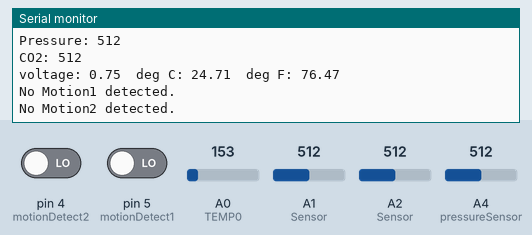
Simulated run of this sketch. Board: Arduino Uno, built with avr-gcc and run on an emulated ATmega328P. Shown: the last lines printed to the serial monitor. The inputs (shaded band) are chosen by the test bench; at power-on: A0 (TEMP0) = 153, A1 (Sensor) = 512, A2 (Sensor) = 512, pin 4 (motionDetect2) LOW, pin 5 (motionDetect1) LOW, A4 (pressureSensor) = 512.

Above: at 3.2 s.
3.3 s: A0 (TEMP0) set to 196
At 3.9 s:
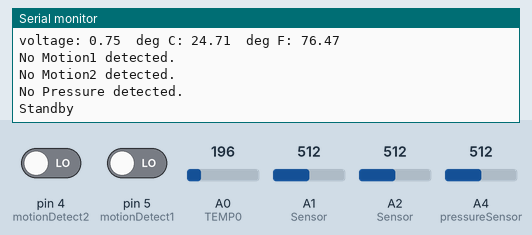
7.5 s: A1 (Sensor) set to 688
9.0 s: A1 (Sensor) set to 709
At 12.5 s:
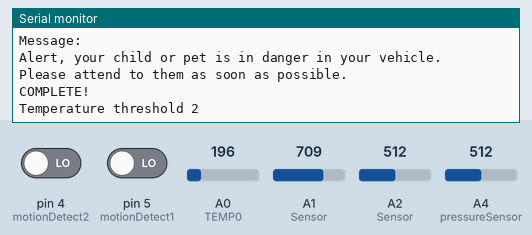
15.4 s: A2 (Sensor) set to 790
At 17.3 s:
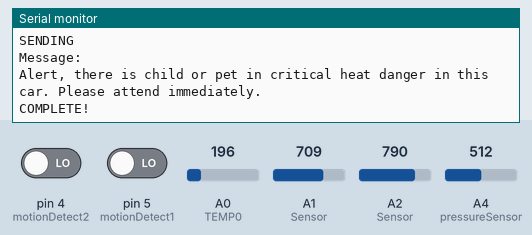
17.4 s: A2 (Sensor) set to 819
At 20.1 s:
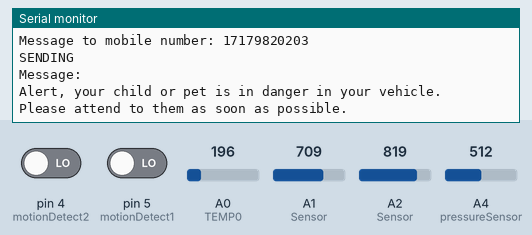
Timing chart, 0 to 21.6 s (numbered marks = the images above; inputs shaded):
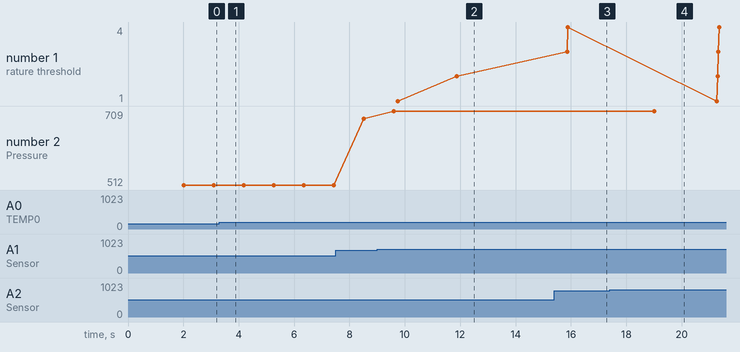

The sketch:

hotcardetection.ino
```cpp
//Hot Car Detection Program
//By Andrew Bloschichak, Steven Santangelo, Michael Sinyagin

//This so far is the rough framework.
//As of now, parts for the pressure, motion, and temperature sensors, and the window opener have arrived. This is what we have as of now
//New parts have been added to the code, for detecting pressure and CO2, as well as for opening the windows.
//Also the code has been recently edited to add detections for the temperature thresholds.
//This time, I was able to allow it to connect to the SIM Card and allow it to send text messages
//Also we have now made it work in sending the emergency message, and also put the emergency message in a separate function as to allow
//more object-oriented design and cleaner overall code.

//As of now, this is the code we are using in the final project demonstration.

#include <GSM.h> //Needed for sending the text message and 911 call
#define PINNUMBER "" //PIN number for the SIM Card used in the device

//Variables for new GSM Shield input
const int led_pin = 8;
const int receive_pin = 4;
int pinSpeaker = 5;

// initialize the library instance
GSM gsmAccess; //For the phone functions
GSM_SMS sms; //For the text message part
GSMVoiceCall vcs; //For the phone call part for phoning 911

const int TEMP0 = 0;   //Temperature Sensor is on pin A0
int CO2 = 1;    //CO2 Sensor is on pin 1
int motionDetect1 = 5;   //Motion Sensor 1 is on pin 2
int motionDetect2 = 4;   //Motion Sensor 2 is on pin 3
int pirState1 = LOW;      //We start, assuming no motion detected
int pirState2 = LOW;      //We start, assuming no motion detected
int pressureSensor = 4;  //Pressure Sensor is on pin 4

const int lower_bound = 80; //Lower bound for the temperature detection
const int mid_bound1 = 85; //Middle bound 1 for the temperature detection
const int mid_bound2 = 90; //Middle bound 2 for the temperature detection
const int upper_bound = 95; //Upper bound for the temperature detection

int val = 0;     //Variable to hold analog reading.
int valmotion1 = 5;  //Variable to hold motion reading of first motion sensor
int valmotion2 = 4;  //Variable to hold motion reading of second motion sensor
int pdetect = 0;     //Variable to hold voltage of the pressure sensor
int co2detect = 0;   //Variable to hold voltage of the CO2 sensor
int batterydetect = 0;   //Variable to hold voltage of battery life

boolean motion1 = false; //Variable for the first Motion Detection
boolean motion2 = false; //Variable for the second Motion Detection
boolean pressure = false; //Variable for the pressure detection
boolean co2high = false;  //Variable for the CO2 detection

String call911 = "14847884770";  // variable for the 911 call, currently wired to my number as to keep from accidentally phoning the police
String smsnumber = "17179820203"; //Variable for the social message number
char smsbuffer[20]; //Converts the smsnumber or 911 number into Char Array for it to be used in vcs

//Variables to make the emergency actions only run once, and not repeatedly.
boolean sentmessage1 = false;
boolean sentmessage2 = false;
boolean soundedalarm = false;
boolean windowsdown = false;
boolean calledemergency = false;

// char array of the message
char txtMsg[100]="Alert, your child or pet is in danger in your vehicle. Please attend to them as soon as possible.";
char txt911Msg[100]="Alert, there is child or pet in critical heat danger in this car. Please attend immediately.";

void setup() {
  Serial.begin(9600);
  while (!Serial) {
    ; // wait for serial port to connect. Needed for native USB port only
  }
  Serial.println("SMS Messages Sender");

  // connection state
  boolean notConnected = true;
  //Connect to the GSM Shield
  while (notConnected)
  {
    if (gsmAccess.begin() == GSM_READY)
      notConnected = false;
    else
    {
      Serial.println("Not connected");
      delay(1000);
    }
  }
  Serial.println("GSM initialized");
}

void loop() {
   //BatteryVoltage();
   val = analogRead(TEMP0); //Get readings from the temperature sensor
   pressure = analogRead(pressureSensor); //Get readings from the pressure detection
   float voltage, degreesC, degreesF;   //Variables for the pressure

   voltage = getVoltage(TEMP0); //Voltage reading of the temperature sensor
   degreesC = (voltage - 0.5) * 100.0; //Convert Temperature Sensor voltage to degrees Celsius
   degreesF = degreesC * (9.0/5.0) + 32.0; //Convert Degrees Celsius to Degrees Fahrenheit

   pdetect = analogRead(A1); //Read Pressure Sensor Input Voltage
   co2detect = analogRead(A2); //Read CO2 Sensor Input Voltage
   batterydetect = analogRead(A0);
   //Test CO2 and Pressure Outputs
   Serial.print("Pressure: ");
   Serial.println(pdetect);
   Serial.print("CO2: ");
   Serial.println(co2detect);
   valmotion1 = digitalRead(motionDetect1);  // read input value
   valmotion2 = digitalRead(motionDetect2);  // read input value

   //Test outputs for Temperature Sensors
   Serial.print("voltage: ");
   Serial.print(voltage);
   Serial.print("  deg C: ");
   Serial.print(degreesC);
   Serial.print("  deg F: ");
   Serial.println(degreesF);

    //Test  sensors
    //Motion Sensor 1
    if (valmotion1 == HIGH) {
      motion1 = true;
      Serial.println("Motion1 detected!");
      if (pirState1 == LOW) {
        // we have just turned on
        // We only want to print on the output change, not state
        pirState1 = HIGH;
      }
    }
    else {
      motion1 = false;
      Serial.println("No Motion1 detected.");
      if (pirState1 == HIGH){
        // we have just turned of
        // We only want to work on the output change, not state
        pirState1 = LOW;
      }
    }
    //Motion Sensor 2
    if (valmotion2 == HIGH) {
      motion2 = true;
      Serial.println("Motion2 detected!");
      if (pirState2 == LOW) {
        // we have just turned on
        // We only want to print on the output change, not state
        pirState2 = HIGH;
      }
    }
    else {
      motion2 = false;
      Serial.println("No Motion2 detected.");
      if (pirState2 == HIGH){
        // we have just turned of
        // We only want to work on the output change, not state
        pirState2 = LOW;
      }
    }

    //Pressure Sensor
    if (pdetect > 700) {
      pressure = true;
      Serial.println("Pressure detected!");
    }
    else {
      pressure = false;
      Serial.println("No Pressure detected.");
    }

    //CO2 Sensor
    if (co2detect > 800) {
      co2high = true;
    }
    else {
      co2high = false;
    }

    //Start when both Motion Sensors or Pressure Sensor comes up true
    if (motion1 == true && motion2 == true || pressure == true) {
      if (co2high == true) { //Test for CO2
        Serial.println("CO2 concentration high!");
        //Send Emergency Message to phone of the user.
        if (sentmessage1 == false) {  //Code to make the emergency action not repeatedly run when threshold is hit
          if (smsnumber.equals("")) { //In case the user has not set their phone number yet
            Serial.println("No phone number set. Message send failure.");
          }
          else { //If the phone number has been set
            sendEmergencyMessage(); //Invoke the emergency message
          }
          sentmessage1 = true; //Set variable after it has run to true.
        }
      }

      //Temperature Threshold code is now nested to allow each of them to run, instead of only one at a time
      if (lower_bound <= degreesF) { //Test for above 80 degrees
        Serial.println("Temperature threshold 1");
         //Send Emergency Message to phone of the user.

         if (sentmessage2 == false) {  //Code to make the emergency action not repeatedly run when threshold is hit
          if (smsnumber.equals("")) { //In case the user has not set their phone number yet
            Serial.println("No phone number set. Message send failure.");
          }
          else { //If the phone number has been set
            sendEmergencyMessage();  //Invoke the emergency message
          }
          sentmessage2 = true; //Set variable after it has run to true.
         }

        if (mid_bound1 <= degreesF) { //Test for above 85 degrees
          Serial.println("Temperature threshold 2");
          //Open the windows of the car

          if (windowsdown == false){  //Code to make the emergency action not repeatedly run when threshold is hit
            digitalWrite(8, HIGH);   // sets the digital pin 8 on for the windows
            delay(2000);             // waits for two seconds for it to move
            digitalWrite(8, LOW);    // sets the digital pin 8 off for the windows
            delay(2000);
            windowsdown = true;  //Set variable after it has run to true.
          }

          if (mid_bound2 <= degreesF) { //Test for above 90 degrees
            Serial.println("Temperature threshold 3");
            //Could not make the Car Alarm sound due to required parts not coming in.

            if (upper_bound <= degreesF) { //Test for above 95 degrees
              Serial.println("Temperature threshold 4");
              //Alert Emergency Services to attend to the problem

              if (calledemergency == false) {  //Code to make the emergency action not repeatedly run when threshold is hit
                if (call911.equals("")) { //In case the user has not set their phone number yet
                  Serial.println("No phone number set. Message send failure.");
                }
                else { //If the phone number has been set
                  send911Message();  //Invoke the emergency message
                }
                  calledemergency = true; //Set variable after it has run to true.
                }

            }
          }
        }
      }

      else {
        Serial.println("No Temperature threshold");
        //TODO code for no severe temperature threshold once parts arrive
      }
    }
    else {
      Serial.println("Standby");
    }

    delay(1000); // used to make it repeat once per second
  }

float getVoltage(int pin) //Function required for the voltage of the Temperature Sensor
{
  return (analogRead(pin) * 0.004882814);
}

int readSerial(char result[]) {
   int i = 0;
   while (1) {
     while (Serial.available() > 0) {
       char inChar = Serial.read();
       if (inChar == '\n') {
         result[i] = '\0';
         Serial.flush();
         return 0;
       }
       if (inChar != '\r') {
         result[i] = inChar;
         i++;
       }
     }
   }
}

/*void BatteryVoltage() //Function to test the battery juice left
{
  int batteryValue = analogRead(A0); //read the battery pin value of remaining power
  float batteryvoltage = batteryValue * (5.00 / 1023.00) * 2; //convert the value to a true voltage.
  Serial.print("Energy Left: ");
  Serial.println(batteryvoltage);
   if (batteryvoltage < 10.00) //set the voltage considered low battery here
  {
    Serial.println("Battery Level low. Must recharge.");
  }
  else {
    Serial.println("Battery Level sufficient.");
  }
}*/

void sendEmergencyMessage() { //Function to send the emergency Message
Serial.print("Message to mobile number: ");
  smsnumber.toCharArray(smsbuffer, 20);
  Serial.println(smsbuffer);

  // sms text
  Serial.println("SENDING");
  Serial.println();
  Serial.println("Message:");
  Serial.println(txtMsg);

  // send the message
  sms.beginSMS(smsbuffer);
  sms.print(txtMsg);
  sms.endSMS();
  sms.flush();
  Serial.println("\nCOMPLETE!\n");
  delay(1000);
}

void send911Message() { //Function to send the 911 Message
//NOTE: Originally was to be phone call but made text call instead
//Had to resort to text message due to Text To Speech Shield not coming in.
/*if (calledemergency == false) { //Code to make the emergency action not repeatedly run when threshold is hit
  //TODO code for the last threshold once parts arrive
  vcs.voiceCall(call911buffer); //Phone 911 here
  vcs.hangCall(); //Hang up 911
  calledemergency = true; //Set variable after it has run to true.
}*/

Serial.print("Message to 911 number: ");
  call911.toCharArray(smsbuffer, 20);
  Serial.println(smsbuffer);

  // sms text
  Serial.println("SENDING");
  Serial.println();
  Serial.println("Message:");
  Serial.println(txt911Msg);

  // send the message
  sms.beginSMS(smsbuffer);
  sms.print(txt911Msg);
  sms.endSMS();
  sms.flush();
  Serial.println("\nCOMPLETE!\n");
  delay(1000);
}
```

Measured:
- the behaviour switches between 179 and 180 on A0 (TEMP0) (found by bisection; images 0 and 1)
- the behaviour switches between 700 and 701 on A1 (Sensor) (found by bisection; images 1 and 2)
- the behaviour switches between 800 and 801 on A2 (Sensor) (found by bisection; images 3 and 4)
- after the input at 9.0 s, the serial monitor: prints a new line after 0.60 s (image 2)
- after the input at 17.4 s, the serial monitor: prints a new line after 1.6 s (image 4)
- plotted number 2: 512 → 688 after the input at 7.5 s, 688 → 709 after the input at 9.0 s
